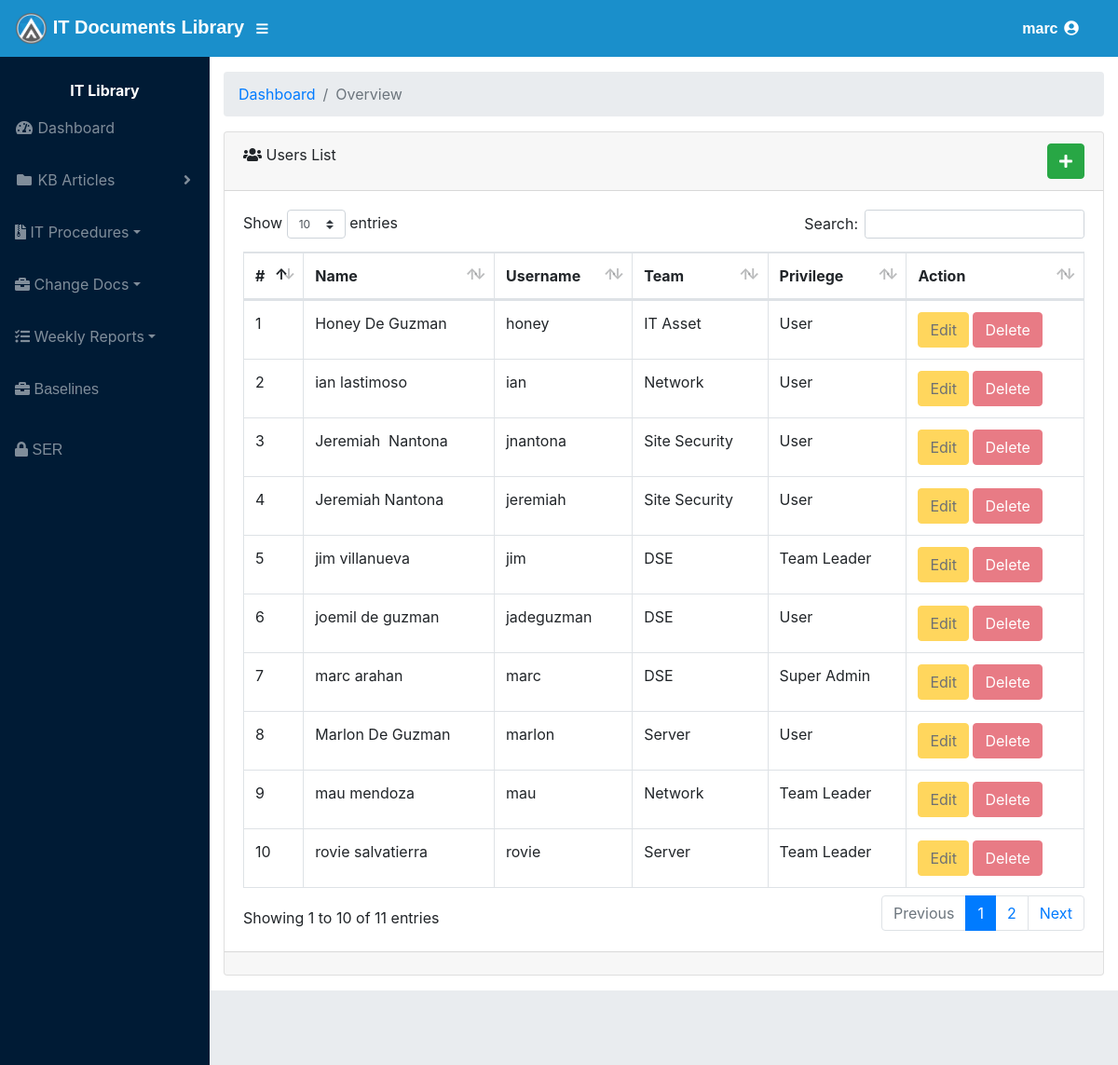
The app's page /accounts.php (signed in) with its own data.
### tables this page shows
CREATE TABLE `tblaccounts` (
  `user_ID` int(11) NOT NULL,
  `firstname` varchar(100) NOT NULL,
  `lastname` varchar(100) NOT NULL,
  `fullname` varchar(100) NOT NULL,
  `email` varchar(100) NOT NULL,
  `username` varchar(100) NOT NULL,
  `password` varchar(100) NOT NULL,
  `privilege` varchar(100) NOT NULL,
  `team` varchar(100) NOT NULL
);

### accounts.php (the view, shortened to what this page needs)
<?php
if (isset($_SESSION['username']))
{
?>
<!DOCTYPE html>
<html lang="en">
  <head>
    <link href="vendor/bootstrap/css/bootstrap.min.css" rel="stylesheet">
    <link href="vendor/fontawesome-free/css/all.min.css" rel="stylesheet" type="text/css">
    <link href="vendor/datatables/dataTables.bootstrap4.css" rel="stylesheet">
    <link href="css/sb-admin.css" rel="stylesheet">
  </head>
  <body id="page-top">
		<?php
		include 'nav.php';
		?>
<div id="wrapper">
		<?php
		include 'sidebar.php';
		?>
    <div id="content-wrapper">
        <div class="container-fluid">
          	<ol class="breadcrumb">
	            <li class="breadcrumb-item">
	              <a href="#">Dashboard</a>
	            </li>
	            <li class="breadcrumb-item active">Overview</li>
          	</ol>
	      	<div class="card mb-3">
	            <div class="card-header">
	              <i class="fas fa-users"></i>
	              Users List  <a href="addaccount.php" style="float:right" class="btn btn-success" title='Add Account' role="button"onclick="return confirm('Are you sure you want to add a account ?')"><i class="fa fa-plus"></i></a>
	          	</div>
	            <div class="card-body">
	              	<div class="table-responsive">
		                <table class="table table-bordered" id="dataTable" width="100%" cellspacing="0">
		                  	<thead>
		                    	<tr>
									<th>#</th>
									<th>Name</th>
									<th>Username</th>
									<th>Team</th>
									<th>Privilege</th>
									<th>Action</th>
		                    	</tr>
							</thead>
								<tbody>
									<?php
										include'dbcon.php';
										$queryr= mysqli_query ($conn,"Select * FROM tblaccounts ORDER BY firstname ASC");
										$ctr=1;
										while($row= mysqli_fetch_assoc($queryr)){
											echo"<tr>";
												echo '<td>'.$ctr.'</td>';
												echo '<td>'.$row['firstname'].'&nbsp;'.$row['lastname'].'</td>';
												echo '<td>'.$row['username'].'</td>';
												echo '<td>'.$row['team'].'</td>';
												echo '<td>'.$row['privilege'].'</td>';
												if($_SESSION['privilege']=='Super Admin'){
												?>
													<td>
														<a href = "editaccount.php?id=<?php echo $row['user_ID']?>" title='Edit Account' class="btn btn-warning"onclick="return confirm('Are you sure you want to edit this account ?')"><i class="fa fa-edit"></i></a>
														<a href = "deleteaccount.php?id=<?php echo $row['user_ID']?>" style="float:center" class="btn btn-danger" role="button" title='Delete Account' onclick="return confirm('Are you sure you want to delete this account ?')"><i class="fa fa-trash"></i></a>
													</td>
												<?php
												}else{
													?>
													<td>
														<a href = "editaccount.php?id=<?php echo $row['user_ID']?>" title='Edit Account' class="btn btn-warning disabled"onclick="return confirm('Are you sure you want to edit this account ?')" disabled>Edit</a>
														<a href = "deleteaccount.php?id=<?php echo $row['user_ID']?>" style="float:center" title='Delete Account' class="btn btn-danger disabled" role="button" disabled onclick="return confirm('Are you sure you want to delete this account ?')">Delete</a>
													</td>
												<?php
												}
											echo"</tr>";
                    						$ctr++;
										}
									?>
							</tbody>
						</table>
	              	</div>
	            </div>
	            <div class="card-footer small text-muted"></div>
	      	</div>
    	</div>
    </div>
	<footer class="sticky-footer">
	</footer>
</div>
  </body>
</html>
<?php
}
else
{
header("location:error.php");
}
?>

### nav.php (shortened to what this page needs)
<nav class="navbar navbar-expand navbar bg static-top" style="background-color:#1a8fcb;">
      <a class="navbar-brand mr-1" href="index.php"><img src="logo.png" height="35" width="35">  <b style="color:#ffffff;font-family:helvetica;">IT Documents Library</b></a>
      <button class="btn btn-link btn-sm text-white order-1 order-sm-0" id="sidebarToggle" href="#">
        <i class="fas fa-bars"></i>
      </button>
      <form class="d-none d-md-inline-block form-inline ml-auto mr-0 mr-md-3 my-2 my-md-0">
        <div class="input-group">
      </form>
      <ul class="navbar-nav ml-auto ml-md-0">
        <li class="nav-item dropdown no-arrow">
          <a class="nav-link dropdown-toggle" href="#" id="userDropdown" role="button" data-toggle="dropdown" aria-haspopup="true" aria-expanded="false" style="color:#ffffff;">
           <b style="color:#ffffff;font-family:helvetica;"> <?php echo $_SESSION['username'];?></b>   <i class="fas fa-user-circle fa-fw"></i>
          </a>
        </li>
      </ul>
    </nav>

### sidebar.php (shortened to what this page needs)
<ul class="sidebar navbar-nav" style="background-color:#001b35;">
	<b style="color:white; text-align: center;">IT Library</b>
        <li class="nav-item">
          <a class="nav-link" href="index.php">
            <i class="fas fa-fw fa-tachometer-alt"></i>
            <span>Dashboard</span>
          </a>
        </li>
		<li class="nav-item dropdown">
          <a class="nav-link dropdown-toggle" href="#" id="pagesDropdown" role="button" data-toggle="dropdown" aria-haspopup="true" aria-expanded="false">
            <i class="fas fa-fw fa-folder"></i>
            <span>KB Articles</span>
          </a>
        </li>
		<li class="nav-item">
         	<a class="nav-link dropdown-toggle" href="#" id="pagesDropdown" role="button" data-toggle="dropdown" aria-haspopup="true" aria-expanded="false">
	            <i class="fa fa-file-archive"></i>
	            <span>IT Procedures</span></a>
        </li>
        <li class="nav-item">
         	<a class="nav-link dropdown-toggle" href="#" id="pagesDropdown" role="button" data-toggle="dropdown" aria-haspopup="true" aria-expanded="false">
	            <i class="fas fa-briefcase"></i>
	            <span>Change Docs</span></a>
        </li>
        <li class="nav-item">
         	<a class="nav-link dropdown-toggle" href="#" id="pagesDropdown" role="button" data-toggle="dropdown" aria-haspopup="true" aria-expanded="false">
	            <i class="fas fa-tasks"></i>
	            <span>Weekly Reports</span></a>
        </li>
        <li class="nav-item">
          <a class="nav-link" href="#">
            <i class="fas fa-briefcase"></i>
            <span><label style="font-family:helvetica;">Baselines</label></span></a>
        </li>
        <li class="nav-item">
          <a class="nav-link" href="ser_view.php">
            <i class="fas fa-lock"></i>
            <span><label style="font-family:helvetica;">  SER</label></span></a>
        </li>
      </ul>

### css/sb-admin.css (style rules this page uses)
html { position: relative; min-height: 100%; }
body { height: 100%; }
#wrapper { display: -webkit-box; display: -ms-flexbox; display: flex; }
#wrapper #content-wrapper { overflow-x: hidden; width: 100%; padding-top: 1rem; padding-bottom: 80px; }
.navbar-nav .nav-item.dropdown .dropdown-toggle::after { width: 1rem; text-align: center; float: right; vertical-align: 0; border: 0; font-weight: 900; content: '\f105'; font-family: 'Font Awesome 5 Free'; }
.navbar-nav .nav-item.dropdown.no-arrow .dropdown-toggle::after { display: none; }
.sidebar { width: 90px !important; background-color: #212529; min-height: calc(100vh - 56px); }
.sidebar .nav-item .nav-link { text-align: center; padding: 0.75rem 1rem; width: 90px; }
.sidebar .nav-item .nav-link span { font-size: 0.65rem; display: block; }
.sidebar .nav-item.dropdown .dropdown-toggle::after { display: none; }
.sidebar .nav-item .nav-link { color: rgba(255, 255, 255, 0.5); }
@media (min-width: 768px) { .sidebar { width: 225px !important; } }
@media (min-width: 768px) { .sidebar .nav-item .nav-link { display: block; width: 100%; text-align: left; padding: 1rem; width: 225px; } }
@media (min-width: 768px) { .sidebar .nav-item .nav-link span { font-size: 1rem; display: inline; } }
@media (min-width: 768px) { .sidebar .nav-item.dropdown .dropdown-toggle::after { display: block; } }
:root { --input-padding-x: 0.75rem; --input-padding-y: 0.75rem; }
footer.sticky-footer { display: -webkit-box; display: -ms-flexbox; display: flex; position: absolute; right: 0; bottom: 0; width: calc(100% - 90px); height: 80px; background-color: #e9ecef; }
@media (min-width: 768px) { footer.sticky-footer { width: calc(100% - 225px); } }

### records on screen
tblaccounts: firstname "Honey", lastname "De Guzman", username "honey", team "IT Asset", privilege "User"
tblaccounts: firstname "ian", lastname "lastimoso", username "ian", team "Network", privilege "User"
tblaccounts: firstname "Jeremiah", lastname "Nantona", username "jnantona", team "Site Security", privilege "User"
tblaccounts: firstname "Jeremiah", lastname "Nantona", username "jeremiah", team "Site Security", privilege "User"
tblaccounts: firstname "jim", lastname "villanueva", username "jim", team "DSE", privilege "Team Leader"
tblaccounts: firstname "joemil", lastname "de guzman", username "jadeguzman", team "DSE", privilege "User"
tblaccounts: firstname "marc", lastname "arahan", username "marc", team "DSE", privilege "Super Admin"
tblaccounts: firstname "Marlon", lastname "De Guzman", username "marlon", team "Server", privilege "User"
tblaccounts: firstname "mau", lastname "mendoza", username "mau", team "Network", privilege "Team Leader"
tblaccounts: firstname "rovie", lastname "salvatierra", username "rovie", team "Server", privilege "Team Leader"

### other values on screen
$_SESSION['username'] "marc"
